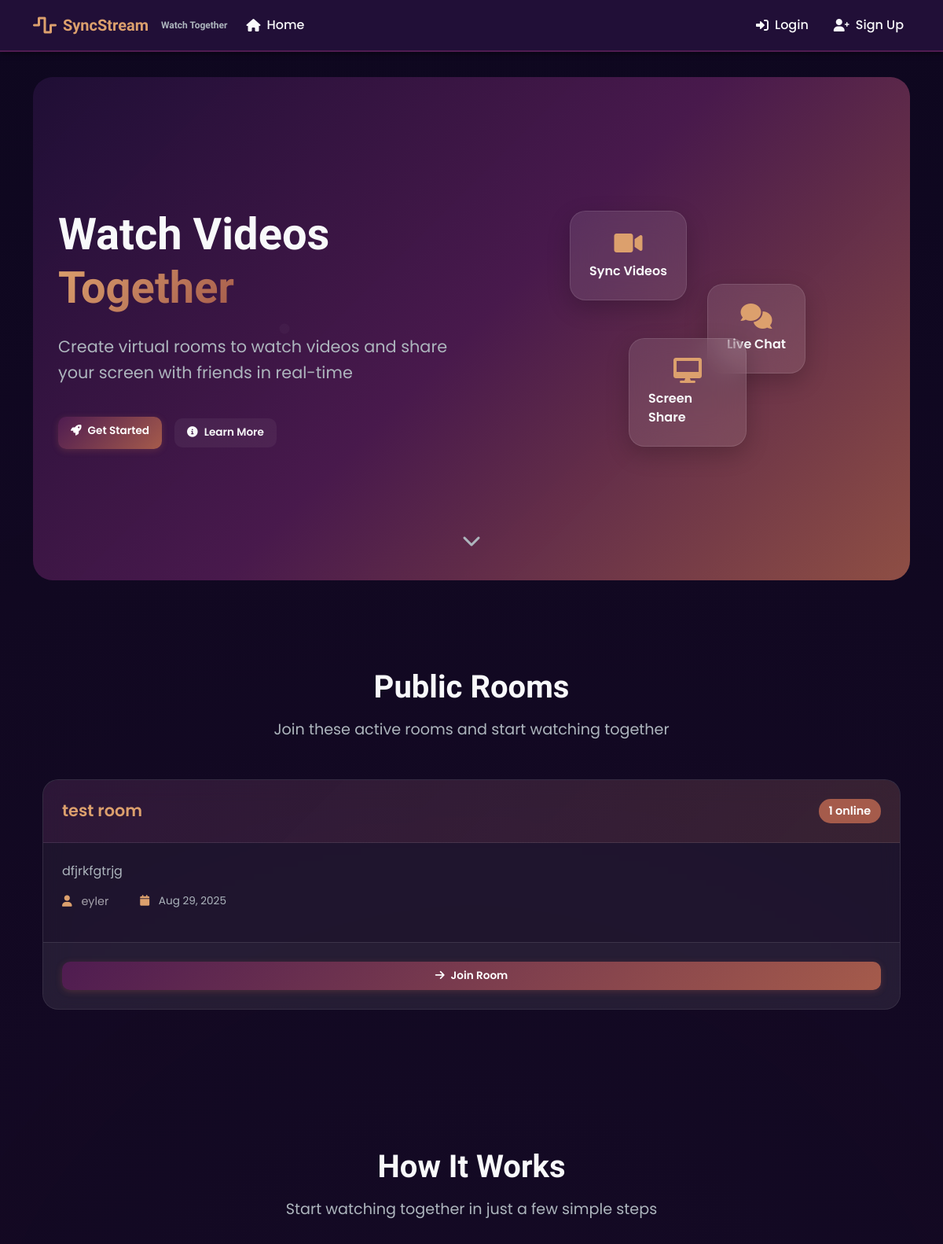
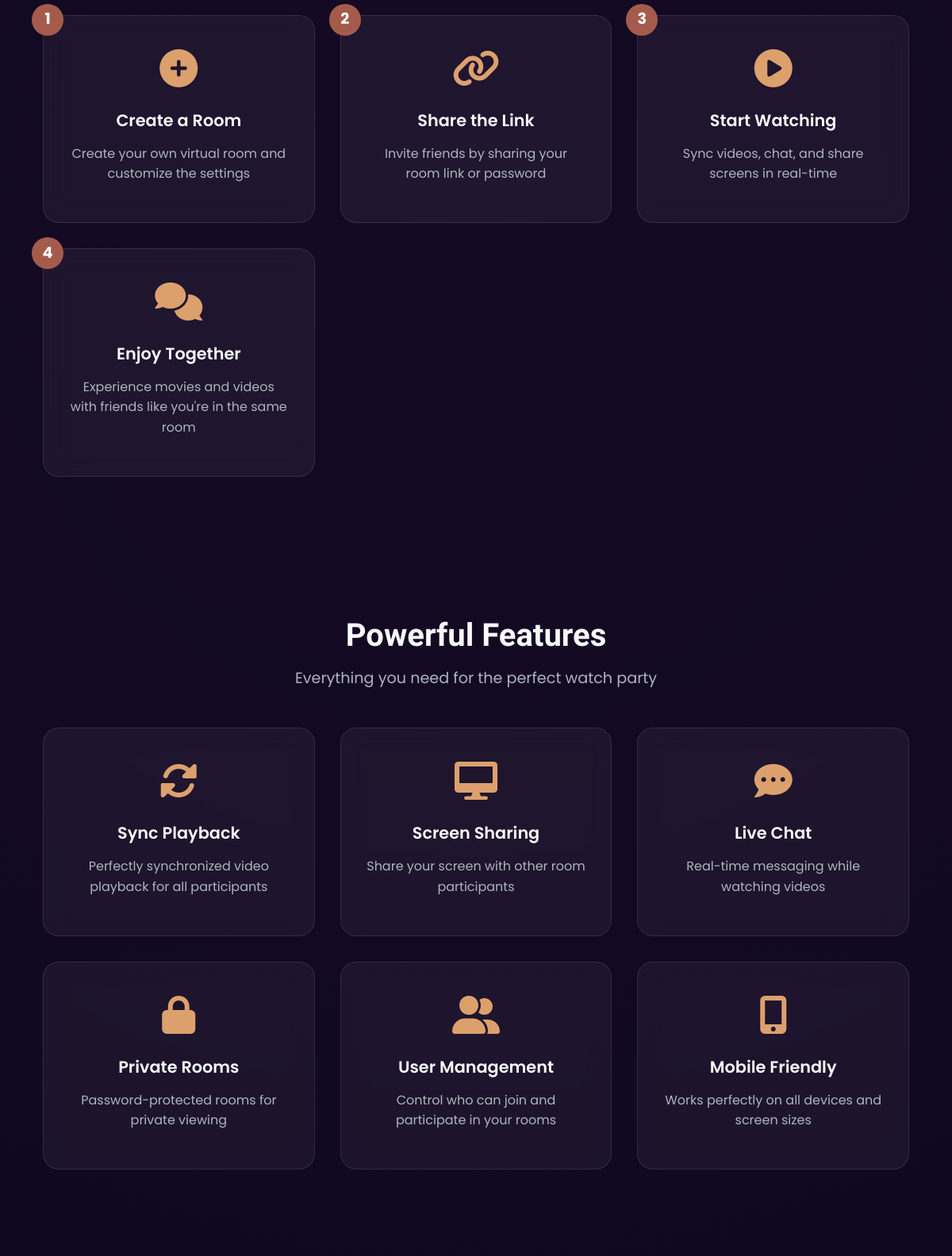
The page / (upper part) on the database its author committed (2 pictures, top to bottom).
### rooms/models.py (models this page shows, shortened)
class Room(models.Model):
    id = models.UUIDField(primary_key=True, default=uuid.uuid4, editable=False)
    name = models.CharField(max_length=100)
    description = models.TextField(blank=True)
    creator = models.ForeignKey(settings.AUTH_USER_MODEL, on_delete=models.CASCADE, related_name='created_rooms')
    created_at = models.DateTimeField(auto_now_add=True)
    is_private = models.BooleanField(default=False)
    password = models.CharField(max_length=128, blank=True, null=True)
    max_users = models.PositiveIntegerField(default=10)
    is_active = models.BooleanField(default=True)
    is_locked = models.BooleanField(default=False)
    allow_screen_share = models.BooleanField(default=True)
    allow_chat = models.BooleanField(default=True)
    current_video_url = models.URLField(blank=True, null=True)
    video_state = models.CharField(max_length=20, default='paused')
    video_timestamp = models.FloatField(default=0)
    last_video_update = models.DateTimeField(blank=True, null=True)
    deleted_at = models.DateTimeField(blank=True, null=True)

### users/models.py (models this page shows, shortened)
class CustomUser(AbstractUser):
    profile_picture = models.ImageField(upload_to='profile_pics/', blank=True, null=True)
    bio = models.TextField(max_length=500, blank=True)
    last_activity = models.DateTimeField(default=timezone.now)
    is_online = models.BooleanField(default=False)

### rooms/views.py (the view)
# urls.py: path('', room_views.home, name='home'),
def home(request):
    rooms = Room.objects.filter(is_active=True, is_private=False)
    return render(request, 'rooms/home.html', {'rooms': rooms})

### templates/rooms/home.html (shortened to what this page needs)
{% extends 'base.html' %}
{% block content %}
<section class="hero-section">
    <div class="hero-content">
        <div class="hero-text">
            <h1 class="hero-title">Watch Videos <span class="gradient-text">Together</span></h1>
            <p class="hero-subtitle">Create virtual rooms to watch videos and share your screen with friends in real-time</p>
            <div class="hero-buttons">
                {% if user.is_authenticated %}
                    <a href="{% url 'rooms:create_room' %}" class="btn btn-primary hero-btn">
                        <i class="fas fa-plus-circle me-2"></i>Create a Room
                    </a>
                {% else %}
                    <a href="{% url 'signup' %}" class="btn btn-primary hero-btn">
                        <i class="fas fa-rocket me-2"></i>Get Started
                    </a>
                {% endif %}
                <a href="#how-it-works" class="btn btn-outline-secondary hero-btn">
                    <i class="fas fa-info-circle me-2"></i>Learn More
                </a>
            </div>
        </div>
        <div class="hero-visual">
            <div class="floating-cards">
                <div class="floating-card card-1">
                    <i class="fas fa-video"></i>
                    <span>Sync Videos</span>
                </div>
                <div class="floating-card card-2">
                    <i class="fas fa-comments"></i>
                    <span>Live Chat</span>
                </div>
                <div class="floating-card card-3">
                    <i class="fas fa-desktop"></i>
                    <span>Screen Share</span>
                </div>
            </div>
        </div>
    </div>
    <div class="hero-scroll">
        <i class="fas fa-chevron-down"></i>
    </div>
</section>
<section class="rooms-section">
    <div class="container">
        <div class="section-header">
            <h2 class="section-title">Public Rooms</h2>
            <p class="section-subtitle">Join these active rooms and start watching together</p>
        </div>
        {% if rooms %}
            <div class="rooms-grid">
                {% for room in rooms %}
                <div class="room-card">
                    <div class="room-card-header">
                        <h3 class="room-name">{{ room.name }}</h3>
                        <span class="room-badge">{{ room.participants.count }} online</span>
                    </div>
                    <div class="room-card-body">
                        <p class="room-description">{{ room.description|truncatewords:20 }}</p>
                        <div class="room-meta">
                            <div class="room-creator">
                                <i class="fas fa-user"></i>
                                {{ room.creator.username }}
                            </div>
                            <div class="room-date">
                                <i class="fas fa-calendar"></i>
                                {{ room.created_at|date:"M d, Y" }}
                            </div>
                        </div>
                    </div>
                    <div class="room-card-footer">
                        <a href="{% url 'rooms:room_detail' room.id %}" class="btn btn-primary room-join-btn">
                            <i class="fas fa-arrow-right me-2"></i>Join Room
                        </a>
                    </div>
                </div>
                {% endfor %}
            </div>
        {% endif %}
    </div>
</section>
<section id="how-it-works" class="how-it-works-section">
    <div class="container">
        <div class="section-header">
            <h2 class="section-title">How It Works</h2>
            <p class="section-subtitle">Start watching together in just a few simple steps</p>
        </div>
        <div class="steps-grid">
            <div class="step-item">
                <div class="step-number">1</div>
                <div class="step-icon">
                    <i class="fas fa-plus-circle"></i>
                </div>
                <h3 class="step-title">Create a Room</h3>
                <p class="step-description">Create your own virtual room and customize the settings</p>
            </div>
            <div class="step-item">
                <div class="step-number">2</div>
                <div class="step-icon">
                    <i class="fas fa-link"></i>
                </div>
                <h3 class="step-title">Share the Link</h3>
                <p class="step-description">Invite friends by sharing your room link or password</p>
            </div>
            <div class="step-item">
                <div class="step-number">3</div>
                <div class="step-icon">
                    <i class="fas fa-play-circle"></i>
                </div>
                <h3 class="step-title">Start Watching</h3>
                <p class="step-description">Sync videos, chat, and share screens in real-time</p>
            </div>
            <div class="step-item">
                <div class="step-number">4</div>
                <div class="step-icon">
                    <i class="fas fa-comments"></i>
                </div>
                <h3 class="step-title">Enjoy Together</h3>
                <p class="step-description">Experience movies and videos with friends like you're in the same room</p>
            </div>
        </div>
    </div>
</section>
<section class="features-section">
    <div class="container">
        <div class="section-header">
            <h2 class="section-title">Powerful Features</h2>
            <p class="section-subtitle">Everything you need for the perfect watch party</p>
        </div>
        <div class="features-grid">
            <div class="feature-item">
                <div class="feature-icon">
                    <i class="fas fa-sync-alt"></i>
                </div>
                <h3>Sync Playback</h3>
                <p>Perfectly synchronized video playback for all participants</p>
            </div>
            <div class="feature-item">
                <div class="feature-icon">
                    <i class="fas fa-desktop"></i>
                </div>
                <h3>Screen Sharing</h3>
                <p>Share your screen with other room participants</p>
            </div>
            <div class="feature-item">
                <div class="feature-icon">
                    <i class="fas fa-comment-dots"></i>
                </div>
                <h3>Live Chat</h3>
                <p>Real-time messaging while watching videos</p>
            </div>
            <div class="feature-item">
                <div class="feature-icon">
                    <i class="fas fa-lock"></i>
                </div>
                <h3>Private Rooms</h3>
                <p>Password-protected rooms for private viewing</p>
            </div>
            <div class="feature-item">
                <div class="feature-icon">
                    <i class="fas fa-user-friends"></i>
                </div>
                <h3>User Management</h3>
                <p>Control who can join and participate in your rooms</p>
            </div>
            <div class="feature-item">
                <div class="feature-icon">
                    <i class="fas fa-mobile-alt"></i>
                </div>
                <h3>Mobile Friendly</h3>
                <p>Works perfectly on all devices and screen sizes</p>
            </div>
        </div>
    </div>
</section>
{% endblock %}

### rows shown on the page
Room: name "test room", participants.count "1", description "dfjrkfgtrjg", creator.username "eyler", created_at "Aug 29, 2025"
